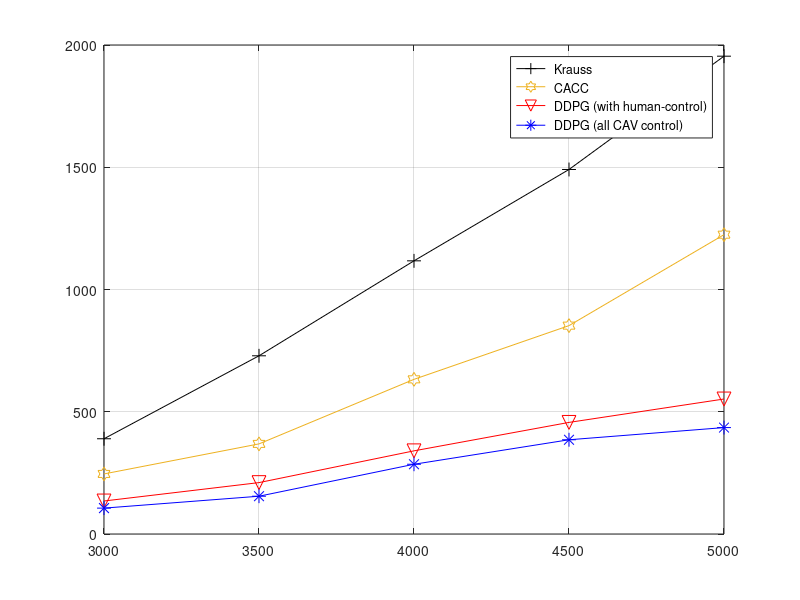

Write MATLAB code to recreate this figure. (Note: this script raises an error after producing the figure.)
A = 3000:500:5000;
N_A = length(A);
x=1:N_A;

Krauss = [389.57 728.87 1117.26 1490.87 1954.25];
CACC = [245.69 368.54 632.58 852.28 1224.28];
DDPG = [134.98 210.21 340.14 456.42 552.15];
DDPGALL = [105.85 154.52 285.25 385.45 435.26];

figure('name','Average waiting time against vehicle density'),
plot(A(x),Krauss(x),'-+k','MarkerSize',10);
hold on,
plot(A(x),CACC(x),'-h','MarkerSize',10,'Color',[0.9290 0.6940 0.1250]);
hold on,
plot(A(x),DDPG(x),'-vr','MarkerSize',10);
hold on,
plot(A(x),DDPGALL(x),'-*b','MarkerSize',10);

legend(' Krauss', ' CACC', ' DDPG (with human-control)', ' DDPG (all CAV control)');
grid on,
figure_FontSize=12;

set(get(gca,'XLabel'),'FontSize',figure_FontSize,'Vertical','top');

set(findobj('FontSize',12),'FontSize',figure_FontSize);
set(findobj(get(gca,'Children'),'LineWidth',0.5),'LineWidth',2.5);
set(gca,'XTick',[3000 3500 4000 4500 5000]);
set(gca, 'XLim',[2800, 5200]);
set(gca,'YTick',[0 200 400 600 800 1000 1200 1400 1600 1800 2000]);
set(gca, 'YLim',[0, 2000]);
xlabel('Traffic Flow (veh/h)');
ylabel('Average Waiting Time (ms)');